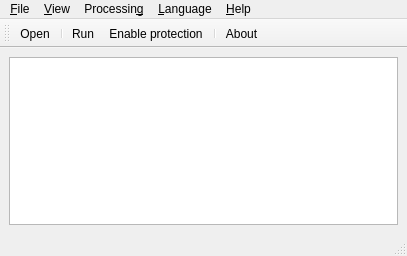
<?xml version="1.0" encoding="UTF-8"?>
<ui version="4.0">
 <class>MainWindow</class>
 <widget class="QMainWindow" name="MainWindow">
  <property name="geometry">
   <rect>
    <x>0</x>
    <y>0</y>
    <width>407</width>
    <height>256</height>
   </rect>
  </property>
  <property name="windowIcon">
   <iconset>
    <normalon>:/images/images/globe-outline.svg</normalon>
   </iconset>
  </property>
  <widget class="QWidget" name="centralwidget">
   <layout class="QHBoxLayout" name="horizontalLayout">
    <item>
     <widget class="QTextBrowser" name="textBrowser"/>
    </item>
   </layout>
  </widget>
  <widget class="QMenuBar" name="menubar">
   <property name="geometry">
    <rect>
     <x>0</x>
     <y>0</y>
     <width>407</width>
     <height>20</height>
    </rect>
   </property>
   <widget class="QMenu" name="fileMenu">
    <property name="title">
     <string>&amp;File</string>
    </property>
    <addaction name="openAction"/>
    <addaction name="separator"/>
    <addaction name="quitAction"/>
   </widget>
   <widget class="QMenu" name="viewMenu">
    <property name="title">
     <string>&amp;View</string>
    </property>
    <addaction name="showToolbarAction"/>
    <addaction name="showStatusBarAction"/>
   </widget>
   <widget class="QMenu" name="helpMenu">
    <property name="title">
     <string>&amp;Help</string>
    </property>
    <addaction name="aboutAction"/>
   </widget>
   <widget class="QMenu" name="processingMenu">
    <property name="title">
     <string>Processin&amp;g</string>
    </property>
    <addaction name="runAction"/>
    <addaction name="separator"/>
    <addaction name="protectionAction"/>
   </widget>
   <widget class="QMenu" name="languageMenu">
    <property name="title">
     <string>&amp;Language</string>
    </property>
   </widget>
   <addaction name="fileMenu"/>
   <addaction name="viewMenu"/>
   <addaction name="processingMenu"/>
   <addaction name="languageMenu"/>
   <addaction name="helpMenu"/>
  </widget>
  <widget class="QStatusBar" name="statusbar"/>
  <widget class="QToolBar" name="toolBar">
   <property name="windowTitle">
    <string>Toolbar</string>
   </property>
   <attribute name="toolBarArea">
    <enum>TopToolBarArea</enum>
   </attribute>
   <attribute name="toolBarBreak">
    <bool>false</bool>
   </attribute>
   <addaction name="openAction"/>
   <addaction name="separator"/>
   <addaction name="runAction"/>
   <addaction name="protectionAction"/>
   <addaction name="separator"/>
   <addaction name="aboutAction"/>
  </widget>
  <action name="quitAction">
   <property name="icon">
    <iconset resource="resources.qrc">
     <normaloff>:/images/images/exit-outline.svg</normaloff>:/images/images/exit-outline.svg</iconset>
   </property>
   <property name="text">
    <string>&amp;Quit</string>
   </property>
   <property name="toolTip">
    <string>Quit the program</string>
   </property>
   <property name="shortcut">
    <string>Ctrl+Q</string>
   </property>
  </action>
  <action name="aboutAction">
   <property name="icon">
    <iconset resource="resources.qrc">
     <normaloff>:/images/images/information-circle-outline.svg</normaloff>:/images/images/information-circle-outline.svg</iconset>
   </property>
   <property name="text">
    <string>&amp;About...</string>
   </property>
   <property name="toolTip">
    <string>Show program information</string>
   </property>
   <property name="shortcut">
    <string>F1</string>
   </property>
  </action>
  <action name="showToolbarAction">
   <property name="checkable">
    <bool>true</bool>
   </property>
   <property name="checked">
    <bool>true</bool>
   </property>
   <property name="text">
    <string>Show &amp;toolbar</string>
   </property>
   <property name="toolTip">
    <string>Show or hide the toolbar</string>
   </property>
  </action>
  <action name="openAction">
   <property name="icon">
    <iconset resource="resources.qrc">
     <normaloff>:/images/images/folder-open-outline.svg</normaloff>:/images/images/folder-open-outline.svg</iconset>
   </property>
   <property name="text">
    <string>&amp;Open...</string>
   </property>
   <property name="toolTip">
    <string>Open file to work with</string>
   </property>
   <property name="shortcut">
    <string>Ctrl+O</string>
   </property>
  </action>
  <action name="runAction">
   <property name="icon">
    <iconset resource="resources.qrc">
     <normaloff>:/images/images/arrow-forward-circle-outline.svg</normaloff>:/images/images/arrow-forward-circle-outline.svg</iconset>
   </property>
   <property name="text">
    <string>&amp;Run</string>
   </property>
   <property name="toolTip">
    <string>Run processing on current file</string>
   </property>
   <property name="shortcut">
    <string>F5</string>
   </property>
  </action>
  <action name="showStatusBarAction">
   <property name="checkable">
    <bool>true</bool>
   </property>
   <property name="checked">
    <bool>true</bool>
   </property>
   <property name="text">
    <string>Show &amp;statusbar</string>
   </property>
   <property name="toolTip">
    <string>Show status bar at the bottom of window</string>
   </property>
  </action>
  <action name="protectionAction">
   <property name="checkable">
    <bool>true</bool>
   </property>
   <property name="icon">
    <iconset resource="resources.qrc">
     <normaloff>:/images/images/shield-outline.svg</normaloff>:/images/images/shield-outline.svg</iconset>
   </property>
   <property name="text">
    <string>Enable &amp;protection</string>
   </property>
   <property name="toolTip">
    <string>Enable protection when running</string>
   </property>
   <property name="shortcut">
    <string>Ctrl+P</string>
   </property>
  </action>
 </widget>
 <resources>
  <include location="resources.qrc"/>
 </resources>
 <connections>
  <connection>
   <sender>showToolbarAction</sender>
   <signal>toggled(bool)</signal>
   <receiver>toolBar</receiver>
   <slot>setVisible(bool)</slot>
   <hints>
    <hint type="sourcelabel">
     <x>-1</x>
     <y>-1</y>
    </hint>
    <hint type="destinationlabel">
     <x>203</x>
     <y>36</y>
    </hint>
   </hints>
  </connection>
  <connection>
   <sender>showStatusBarAction</sender>
   <signal>toggled(bool)</signal>
   <receiver>statusbar</receiver>
   <slot>setVisible(bool)</slot>
   <hints>
    <hint type="sourcelabel">
     <x>-1</x>
     <y>-1</y>
    </hint>
    <hint type="destinationlabel">
     <x>203</x>
     <y>244</y>
    </hint>
   </hints>
  </connection>
 </connections>
</ui>
